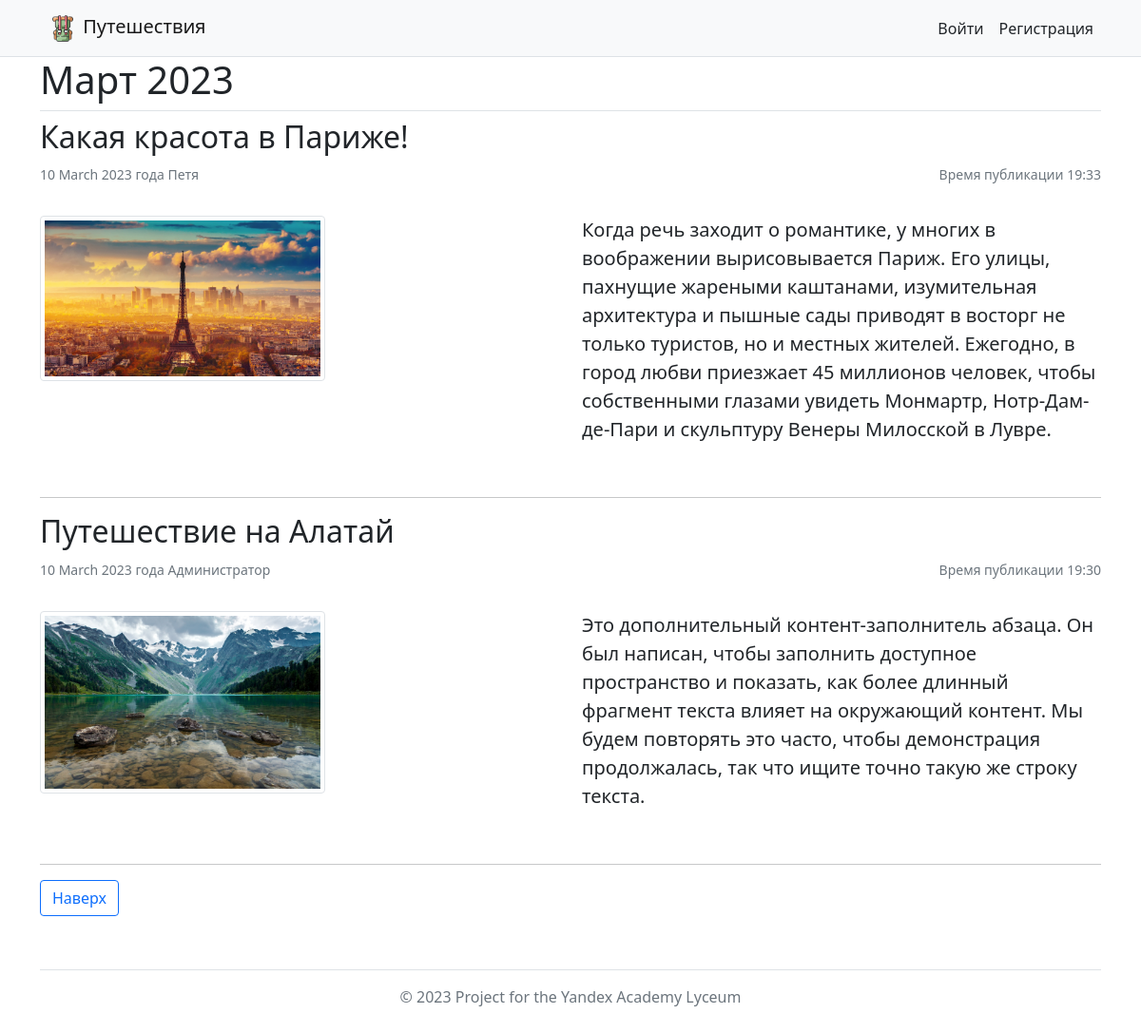
The app's page /archiv with its own data.
### data/news.py (models this page shows)
class News(SqlAlchemyBase):
    __tablename__ = 'news'
    id = Column(Integer, primary_key=True, autoincrement=True)
    title = Column(String(100), nullable=True, index=True)
    content = Column(String(), nullable=True)
    date = Column(DateTime, default=datetime.now)
    img = Column(String(), default=None)
    user_id = Column(Integer, ForeignKey('users.id'))
    user = orm.relationship('User')
    my_format_data = "%d %B %Y"
    time_format = '%H:%M'

### data/users.py (models this page shows, shortened)
class User(SqlAlchemyBase, UserMixin):
    __tablename__ = 'users'
    id = Column(Integer, primary_key=True, autoincrement=True)
    name = Column(String(50), nullable=True)
    email = Column(String(50), unique=True,
                   index=True, nullable=True)
    password = Column(String(500), nullable=True)
    role = Column(String(), default='user')
    date = Column(DateTime, default=datetime.now)
    avatar = Column(BLOB, default=None)
    news = orm.relationship("News", back_populates='user')

### server.py (the view)
@app.route('/archiv')
def archiv():
    db_sess = db_session.create_session()
    news = db_sess.query(News)
    count_news = len(news.all())
    return render_template("archiv.html", title='Блог', news=news, count_news=count_news)

### data/db_session.py (called while the page is built)
def create_session() -> Session:
    global __factory
    return __factory()

### templates/archiv.html (shortened to what this page needs)
{% extends 'base.html' %}
{% block content %}
<div class="container">
<div class="col-md-12">
      <div class="row">
        <div class="col-12"><h2 class="pb-2 mb-2 border-bottom display-6">Март 2023</h2></div>
      </div>
        {% for i in range(count_news - 1, -1, -1) %}
        <div class="col-md8 ">
          <h2 class="blog-post-title">{{news[i].title}}</h2>
          <div class="row">
            <div class="col">
              <p class="text"><small class="text-muted ">{{news[i].date.date().strftime(news[i].my_format_data)}} года {{news[i].user.name}}</small></p>
            </div>
            <div class="col">
              <p class="text-end"><small class="text-muted ">Время публикации {{news[i].date.time().strftime(news[i].time_format)}} </small></p>
            </div>
            </div>
            <div>
              <p>
                {% if news[i].img %}
                <div class="row">
                  <div class="col"><img src="../static/uploads/{{news[i].img}}" class="img-thumbnail" alt="..." width="300"></div>
                  <div class="col"><p class="lead ">{{news[i].content}}</p></div>
                </div>
                {% else %}
              <p class="lead">{{news[i].content}}</p>
                 {% endif %}
            </div>
          <br>
         </div>
        <hr>
        {% endfor %}
      <nav class="blog-pagination" aria-label="Pagination">
        <a class="btn btn-outline-primary" href="#">Наверх</a>
      </nav>
    </div>
</div>
{% endblock %}

### templates/base.html (shortened to what this page needs)
<!doctype html>
<html lang="ru">
<head>
    <link href="https://cdn.jsdelivr.net/npm/bootstrap@5.1.3/dist/css/bootstrap.min.css" rel="stylesheet">
    <link rel="stylesheet" href="https://cdn.jsdelivr.net/npm/bootstrap-icons@1.10.2/font/bootstrap-icons.css">
    <link rel="stylesheet" href="{{url_for('static', filename='css/main.css')}}">
</head>
<body>
<nav class="navbar navbar-expand-lg navbar-light bg-light border-bottom">
    <div class="container d-flex flex-wrap">
      <a href="/home" class="nav-link link-dark px-2 navbar-brand">
      <img src="{{url_for('static', filename='img/ico/header.png')}}" alt="" width="32" height="32" class="d-inline-block align-text-top">
      Путешествия
      </a>
      <div class="collapse navbar-collapse" id="navbarTogglerDemo02">
          <ul class="nav">
              {% if current_user.is_authenticated %}
                  <li class="nav-item>"><a href="#" class="nav-link"><img src="{{url_for('static', filename='img/ico/account.png')}}" class="d-inline-block align-text-top" width="32" height="32" title="Профиль"></a></li>
                  <li class="nav-item>"><a href="#" class="nav-link link-dark px-2">{{ current_user.name }}</a></li>
                  <li class="nav-item"><a href="/logout" class="nav-link link-dark px-2">Выйти</a></li>
              {% else %}
                  <li class="nav-item"><a href="/login" class="nav-link link-dark px-2">Войти</a></li>
                  <li class="nav-item"><a href="/register" class="nav-link link-dark px-2">Регистрация</a></li>
              {% endif %}
          </ul>
      </div>
    </div>
  </nav>
    {% block content %}{% endblock %}
   <div class="container">
  <footer class="py-3 my-4">
    <ul class="nav justify-content-center border-bottom pb-3 mb-3">
    </ul>
    <p class="text-center text-muted">© 2023 Project for the Yandex Academy Lyceum</p>
  </footer>
</div>
</body>
</html>

### records on screen
News: title "Какая красота в Париже!", date "10 March 2023", date "19:33", img (picture), content "Когда речь заходит о романтике, у многих в воображении вырисовывается Париж. Его улицы, пахнущие жареными каштанами, изумительная архитектура и пышные сады приводят в восторг не только туристов, но и местных жителей. Ежегодно, в город любви приезжает 45 миллионов человек, чтобы собственными глазами увидеть Монмартр, Нотр-Дам-де-Пари и скульптуру Венеры Милосской в Лувре."
User: name "Петя"
News: title "Путешествие на Алатай", date "10 March 2023", date "19:30", img (picture), content "Это дополнительный контент-заполнитель абзаца. Он был написан, чтобы заполнить доступное пространство и показать, как более длинный фрагмент текста влияет на окружающий контент. Мы будем повторять это часто, чтобы демонстрация продолжалась, так что ищите точно такую же строку текста."
User: name "Администратор"
